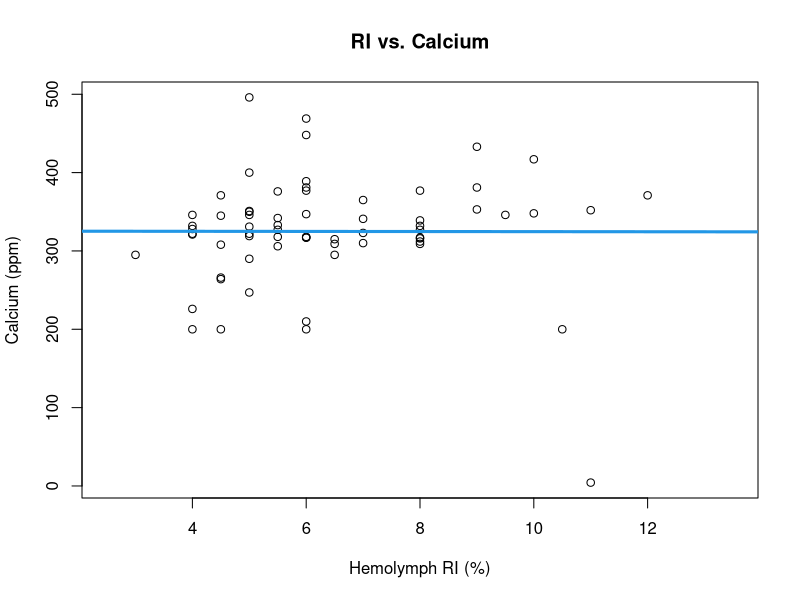

Recreate this plot in R. (Note: this script raises an error after producing the figure.)
## ---- chunk 1

# read in relevant documents for this data
gc_dat <- read.csv("../data/prelim_gc_data.csv")

# libraries for data visualization
library(ggplot2)
library(gridExtra)
library(scatterplot3d)
library(MASS)
## ---- chunk 2

plot(Ca ~ RI, data = gc_dat, 
      main = "RI vs. Calcium",
      xlab = "Hemolymph RI (%)",
      ylab = "Calcium (ppm)")
abline(lm (Ca ~ RI, data = gc_dat), col = 4, lwd = 3)

# correlation plot to look at RI vs. Calcium
# doesn't appear to be a trend

## ---- chunk 3
gc_dat %>% 
        # pipes molt data into ggplot
  ggplot(aes(x = RI, y = Ca)) + 
        # populates plot with hemo ri and ca info
    geom_point() + geom_smooth(method=lm) + 
        # specifies type of plot -- linear model with 95 percent confidence
        xlab("Hemolymph RI") + 
        ylab ("Calcium (ppm)") +
        ggtitle("Hemolymph RI vs. Calcium, (n=66)") +
        # renames x and y labels and title
      xlim(3, 12)
## ---- chunk 4

ca_ri_mod <- lm(Ca ~ RI, data = gc_dat)
nobs(ca_ri_mod) # tells that there are 66 observations used in this model
summary(ca_ri_mod)
anova(ca_ri_mod)
car::Anova(ca_ri_mod, type = 3)

## ---- chunk 5

boxplot( RI ~ Color, data = gc_dat, 
      main = "RI vs. Hemolymph Color",
      xlab = "Hemolymph Color (on a scale of 1-5)",
      ylab = "Hemolymph RI (%)" )

# box plot comparing average RIs for different colored hemolymph
# appears that there are some differences between hemo RI 
# if you want to make graph fancy: make different colors correspond 
# to colors of hemolymph harvested
## ---- chunk 6

boxplot( Ca ~ Color, data = gc_dat, 
      main = "Calcium vs. Hemolymph Color",
      xlab = "Hemolymph Color (on a scale of 1-5)",
      ylab = "Calcium (ppm)" )

# appears that calcium increases as hemolymph color darkens
## ---- chunk 7

ri_col_mod = lm(Color ~ RI + Ca + RI:Ca,
              data = gc_dat)

summary(ri_col_mod)
anova(ri_col_mod)
car::Anova(ri_col_mod, type = 3)

# interaction model to assess whether or not hemolymph color is altered by
# the interaction between RI and Ca
